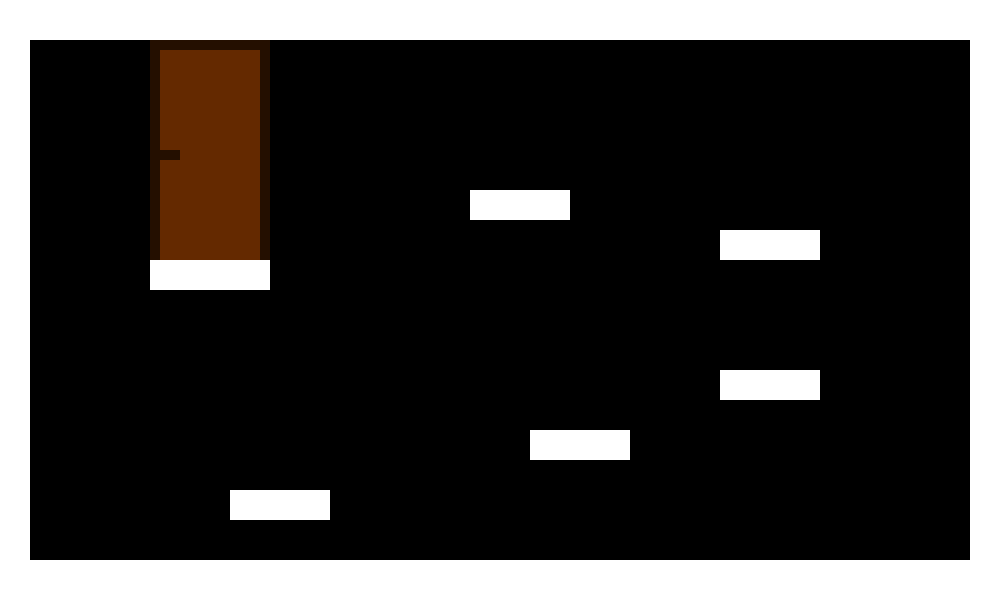

This is a level from a 2D game, rendered from its Tiled map with the project's own tilesets. A one-line summary and the map file follow, with tile-layer data summarised:
An orthogonal 100x60 tile map with 10x10 px tiles, 1 tile layer (graphics) and 11 objects.

<map version="1.4" tiledversion="1.4.3" orientation="orthogonal" renderorder="right-down" width="100" height="60" tilewidth="10" tileheight="10" infinite="0" nextlayerid="4" nextobjectid="12">
 <tileset firstgid="1" name="pallet" tilewidth="10" tileheight="10" tilecount="16" columns="4">
  <image source="pallet.png" width="40" height="40" />
 </tileset>
 <layer id="1" name="graphics" width="100" height="60">
  <data>[6000 cells, 1562 non-empty, 3 distinct tile ids]</data>
 </layer>
 <objectgroup id="2" name="ground">
  <object id="1" x="1.13343" y="0" width="26.0689" height="597.318" />
  <object id="2" x="28.3358" y="-1.13343" width="967.95" height="38.5366" />
  <object id="3" x="970.217" y="38.5366" width="28.3358" height="559.915" />
  <object id="4" x="28.3358" y="559.915" width="940.747" height="38.5366" />
  <object id="5" x="149.613" y="258.422" width="119.01" height="29.4692" />
  <object id="6" x="228.953" y="489.642" width="98.6085" height="28.3358" />
  <object id="7" x="530.446" y="429.57" width="97.475" height="29.4692" />
  <object id="8" x="719.728" y="369.498" width="98.6085" height="28.3358" />
  <object id="9" x="719.728" y="230.086" width="100.875" height="28.3358" />
  <object id="10" x="471.507" y="191.55" width="97.475" height="26.0689" />
 </objectgroup>
 <objectgroup id="3" name="door">
  <object id="11" x="147.346" y="36.2698" width="121.277" height="219.886" />
 </objectgroup>
</map>